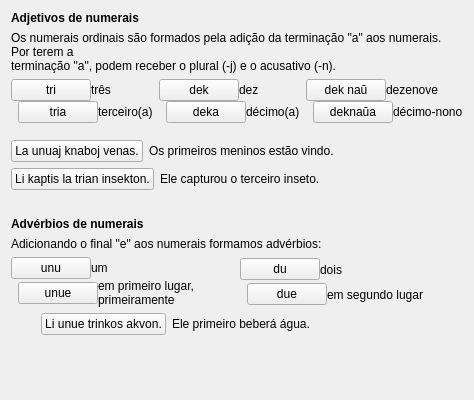
     <widget class="QWidget" name="tab_27">
      <attribute name="icon">
       <iconset resource="ikonoj.qrc">
        <normaloff>:/ikonoj/leciono.png</normaloff>:/ikonoj/leciono.png</iconset>
      </attribute>
      <attribute name="title">
       <string>4</string>
      </attribute>
      <layout class="QVBoxLayout" name="verticalLayout_19" stretch="1,1,1,1,1,2,1,5">
       <item>
        <widget class="titolo" name="Lec03_Label7">
         <property name="font">
          <font>
           <weight>75</weight>
           <bold>true</bold>
          </font>
         </property>
         <property name="text">
          <string>Adjetivos de numerais</string>
         </property>
        </widget>
       </item>
       <item>
        <widget class="QLabel" name="Lec03_Label261">
         <property name="text">
          <string>Os numerais ordinais são formados pela adição da terminação &quot;a&quot; aos numerais. Por terem a 
terminação &quot;a&quot;, podem receber o plural (-j) e o acusativo (-n).</string>
         </property>
         <property name="wordWrap">
          <bool>true</bool>
         </property>
        </widget>
       </item>
       <item>
        <layout class="QHBoxLayout" name="horizontalLayout_11">
         <item>
          <layout class="QVBoxLayout" name="verticalLayout_101">
           <property name="spacing">
            <number>0</number>
           </property>
           <item>
            <layout class="QHBoxLayout" name="horizontalLayout_238" stretch="3,1">
             <item>
              <widget class="klakbutono" name="Lec03_Button348">
               <property name="sizePolicy">
                <sizepolicy hsizetype="Maximum" vsizetype="Fixed">
                 <horstretch>0</horstretch>
                 <verstretch>0</verstretch>
                </sizepolicy>
               </property>
               <property name="maximumSize">
                <size>
                 <width>16777215</width>
                 <height>16777215</height>
                </size>
               </property>
               <property name="text">
                <string>tri</string>
               </property>
              </widget>
             </item>
             <item>
              <widget class="QLabel" name="Lec03_Label15">
               <property name="text">
                <string>três</string>
               </property>
               <property name="wordWrap">
                <bool>true</bool>
               </property>
              </widget>
             </item>
            </layout>
           </item>
           <item>
            <layout class="QHBoxLayout" name="horizontalLayout_239" stretch="0,3,1">
             <item>
              <widget class="label_sago_reversa" name="label_88">
               <property name="sizePolicy">
                <sizepolicy hsizetype="Maximum" vsizetype="Preferred">
                 <horstretch>0</horstretch>
                 <verstretch>0</verstretch>
                </sizepolicy>
               </property>
               <property name="maximumSize">
                <size>
                 <width>16777215</width>
                 <height>16777215</height>
                </size>
               </property>
               <property name="text">
                <string/>
               </property>
               <property name="pixmap">
                <pixmap resource="ikonoj.qrc">:/ikonoj/sago_revena.png</pixmap>
               </property>
               <property name="alignment">
                <set>Qt::AlignRight|Qt::AlignTrailing|Qt::AlignVCenter</set>
               </property>
              </widget>
             </item>
             <item>
              <widget class="klakbutono" name="Lec03_Button1">
               <property name="sizePolicy">
                <sizepolicy hsizetype="Maximum" vsizetype="Fixed">
                 <horstretch>0</horstretch>
                 <verstretch>0</verstretch>
                </sizepolicy>
               </property>
               <property name="maximumSize">
                <size>
                 <width>16777215</width>
                 <height>16777215</height>
                </size>
               </property>
               <property name="text">
                <string>tria</string>
               </property>
              </widget>
             </item>
             <item>
              <widget class="QLabel" name="Lec03_Label262">
               <property name="text">
                <string>terceiro(a)</string>
               </property>
               <property name="wordWrap">
                <bool>true</bool>
               </property>
              </widget>
             </item>
            </layout>
           </item>
          </layout>
         </item>
         <item>
          <layout class="QVBoxLayout" name="verticalLayout_102">
           <property name="spacing">
            <number>0</number>
           </property>
           <item>
            <layout class="QHBoxLayout" name="horizontalLayout_240" stretch="3,1">
             <item>
              <widget class="klakbutono" name="Lec03_Button349">
               <property name="sizePolicy">
                <sizepolicy hsizetype="Maximum" vsizetype="Fixed">
                 <horstretch>0</horstretch>
                 <verstretch>0</verstretch>
                </sizepolicy>
               </property>
               <property name="maximumSize">
                <size>
                 <width>16777215</width>
                 <height>16777215</height>
                </size>
               </property>
               <property name="text">
                <string>dek</string>
               </property>
              </widget>
             </item>
             <item>
              <widget class="QLabel" name="Lec03_Label16">
               <property name="text">
                <string>dez</string>
               </property>
               <property name="wordWrap">
                <bool>true</bool>
               </property>
              </widget>
             </item>
            </layout>
           </item>
           <item>
            <layout class="QHBoxLayout" name="horizontalLayout_241" stretch="0,3,1">
             <item>
              <widget class="label_sago_reversa" name="label_92">
               <property name="sizePolicy">
                <sizepolicy hsizetype="Maximum" vsizetype="Preferred">
                 <horstretch>0</horstretch>
                 <verstretch>0</verstretch>
                </sizepolicy>
               </property>
               <property name="maximumSize">
                <size>
                 <width>16777215</width>
                 <height>16777215</height>
                </size>
               </property>
               <property name="text">
                <string/>
               </property>
               <property name="pixmap">
                <pixmap resource="ikonoj.qrc">:/ikonoj/sago_revena.png</pixmap>
               </property>
               <property name="alignment">
                <set>Qt::AlignRight|Qt::AlignTrailing|Qt::AlignVCenter</set>
               </property>
              </widget>
             </item>
             <item>
              <widget class="klakbutono" name="Lec03_Button2">
               <property name="sizePolicy">
                <sizepolicy hsizetype="Maximum" vsizetype="Fixed">
                 <horstretch>0</horstretch>
                 <verstretch>0</verstretch>
                </sizepolicy>
               </property>
               <property name="maximumSize">
                <size>
                 <width>16777215</width>
                 <height>16777215</height>
                </size>
               </property>
               <property name="text">
                <string>deka</string>
               </property>
              </widget>
             </item>
             <item>
              <widget class="QLabel" name="Lec03_Label263">
               <property name="text">
                <string>décimo(a)</string>
               </property>
               <property name="wordWrap">
                <bool>true</bool>
               </property>
              </widget>
             </item>
            </layout>
           </item>
          </layout>
         </item>
         <item>
          <layout class="QVBoxLayout" name="verticalLayout_103">
           <property name="spacing">
            <number>0</number>
           </property>
           <item>
            <layout class="QHBoxLayout" name="horizontalLayout_242" stretch="3,1">
             <item>
              <widget class="klakbutono" name="Lec03_Button351">
               <property name="sizePolicy">
                <sizepolicy hsizetype="Maximum" vsizetype="Fixed">
                 <horstretch>0</horstretch>
                 <verstretch>0</verstretch>
                </sizepolicy>
               </property>
               <property name="maximumSize">
                <size>
                 <width>16777215</width>
                 <height>16777215</height>
                </size>
               </property>
               <property name="text">
                <string>dek naŭ</string>
               </property>
              </widget>
             </item>
             <item>
              <widget class="QLabel" name="Lec03_Label18">
               <property name="text">
                <string>dezenove</string>
               </property>
               <property name="wordWrap">
                <bool>true</bool>
               </property>
              </widget>
             </item>
            </layout>
           </item>
           <item>
            <layout class="QHBoxLayout" name="horizontalLayout_243" stretch="0,3,1">
             <item>
              <widget class="label_sago_reversa" name="label_95">
               <property name="sizePolicy">
                <sizepolicy hsizetype="Maximum" vsizetype="Preferred">
                 <horstretch>0</horstretch>
                 <verstretch>0</verstretch>
                </sizepolicy>
               </property>
               <property name="maximumSize">
                <size>
                 <width>16777215</width>
                 <height>16777215</height>
                </size>
               </property>
               <property name="text">
                <string/>
               </property>
               <property name="pixmap">
                <pixmap resource="ikonoj.qrc">:/ikonoj/sago_revena.png</pixmap>
               </property>
               <property name="alignment">
                <set>Qt::AlignRight|Qt::AlignTrailing|Qt::AlignVCenter</set>
               </property>
              </widget>
             </item>
             <item>
              <widget class="klakbutono" name="Lec03_Button4">
               <property name="sizePolicy">
                <sizepolicy hsizetype="Maximum" vsizetype="Fixed">
                 <horstretch>0</horstretch>
                 <verstretch>0</verstretch>
                </sizepolicy>
               </property>
               <property name="maximumSize">
                <size>
                 <width>16777215</width>
                 <height>16777215</height>
                </size>
               </property>
               <property name="text">
                <string>deknaŭa</string>
               </property>
              </widget>
             </item>
             <item>
              <widget class="QLabel" name="Lec03_Label265">
               <property name="text">
                <string>décimo-nono</string>
               </property>
               <property name="wordWrap">
                <bool>true</bool>
               </property>
              </widget>
             </item>
            </layout>
           </item>
          </layout>
         </item>
        </layout>
       </item>
       <item>
        <spacer name="verticalSpacer_7">
         <property name="orientation">
          <enum>Qt::Vertical</enum>
         </property>
         <property name="sizeHint" stdset="0">
          <size>
           <width>20</width>
           <height>6</height>
          </size>
         </property>
        </spacer>
       </item>
       <item>
        <layout class="QVBoxLayout" name="verticalLayout_104">
         <item>
          <layout class="QHBoxLayout" name="horizontalLayout_244" stretch="3,1">
           <item>
            <widget class="klakbutono" name="Lec03_Button352">
             <property name="sizePolicy">
              <sizepolicy hsizetype="Maximum" vsizetype="Fixed">
               <horstretch>0</horstretch>
               <verstretch>0</verstretch>
              </sizepolicy>
             </property>
             <property name="maximumSize">
              <size>
               <width>16777215</width>
               <height>16777215</height>
              </size>
             </property>
             <property name="text">
              <string>La unuaj knaboj venas.</string>
             </property>
            </widget>
           </item>
           <item>
            <widget class="QLabel" name="Lec03_Label266">
             <property name="text">
              <string>Os primeiros meninos estão vindo.</string>
             </property>
             <property name="wordWrap">
              <bool>true</bool>
             </property>
            </widget>
           </item>
          </layout>
         </item>
         <item>
          <layout class="QHBoxLayout" name="horizontalLayout_245" stretch="3,1">
           <item>
            <widget class="klakbutono" name="Lec03_Button353">
             <property name="sizePolicy">
              <sizepolicy hsizetype="Maximum" vsizetype="Fixed">
               <horstretch>0</horstretch>
               <verstretch>0</verstretch>
              </sizepolicy>
             </property>
             <property name="maximumSize">
              <size>
               <width>16777215</width>
               <height>16777215</height>
              </size>
             </property>
             <property name="text">
              <string>Li kaptis la trian insekton.</string>
             </property>
            </widget>
           </item>
           <item>
            <widget class="QLabel" name="Lec03_Label267">
             <property name="text">
              <string>Ele capturou o terceiro inseto.</string>
             </property>
             <property name="wordWrap">
              <bool>true</bool>
             </property>
            </widget>
           </item>
          </layout>
         </item>
        </layout>
       </item>
       <item>
        <spacer name="verticalSpacer_2">
         <property name="orientation">
          <enum>Qt::Vertical</enum>
         </property>
         <property name="sizeHint" stdset="0">
          <size>
           <width>20</width>
           <height>40</height>
          </size>
         </property>
        </spacer>
       </item>
       <item>
        <layout class="QVBoxLayout" name="verticalLayout_110">
         <item>
          <widget class="titolo" name="Lec03_Label8">
           <property name="font">
            <font>
             <weight>75</weight>
             <bold>true</bold>
            </font>
           </property>
           <property name="text">
            <string>Advérbios de numerais</string>
           </property>
          </widget>
         </item>
         <item>
          <widget class="QLabel" name="Lec03_Label268">
           <property name="text">
            <string>Adicionando o final &quot;e&quot; aos numerais formamos advérbios:</string>
           </property>
           <property name="wordWrap">
            <bool>true</bool>
           </property>
          </widget>
         </item>
         <item>
          <layout class="QHBoxLayout" name="horizontalLayout_253">
           <item>
            <layout class="QVBoxLayout" name="verticalLayout_105">
             <property name="spacing">
              <number>0</number>
             </property>
             <item>
              <layout class="QHBoxLayout" name="horizontalLayout_246" stretch="3,1">
               <item>
                <widget class="klakbutono" name="Lec03_Button355">
                 <property name="sizePolicy">
                  <sizepolicy hsizetype="Maximum" vsizetype="Fixed">
                   <horstretch>0</horstretch>
                   <verstretch>0</verstretch>
                  </sizepolicy>
                 </property>
                 <property name="maximumSize">
                  <size>
                   <width>16777215</width>
                   <height>16777215</height>
                  </size>
                 </property>
                 <property name="text">
                  <string>unu</string>
                 </property>
                </widget>
               </item>
               <item>
                <widget class="QLabel" name="Lec03_Label17">
                 <property name="text">
                  <string>um</string>
                 </property>
                 <property name="wordWrap">
                  <bool>true</bool>
                 </property>
                </widget>
               </item>
              </layout>
             </item>
             <item>
              <layout class="QHBoxLayout" name="horizontalLayout_247" stretch="0,3,1">
               <item>
                <widget class="label_sago_reversa" name="label_100">
                 <property name="sizePolicy">
                  <sizepolicy hsizetype="Maximum" vsizetype="Preferred">
                   <horstretch>0</horstretch>
                   <verstretch>0</verstretch>
                  </sizepolicy>
                 </property>
                 <property name="maximumSize">
                  <size>
                   <width>16777215</width>
                   <height>16777215</height>
                  </size>
                 </property>
                 <property name="text">
                  <string/>
                 </property>
                 <property name="pixmap">
                  <pixmap resource="ikonoj.qrc">:/ikonoj/sago_revena.png</pixmap>
                 </property>
                 <property name="alignment">
                  <set>Qt::AlignRight|Qt::AlignTrailing|Qt::AlignVCenter</set>
                 </property>
                </widget>
               </item>
               <item>
                <widget class="klakbutono" name="Lec03_Button5">
                 <property name="sizePolicy">
                  <sizepolicy hsizetype="Maximum" vsizetype="Fixed">
                   <horstretch>0</horstretch>
                   <verstretch>0</verstretch>
                  </sizepolicy>
                 </property>
                 <property name="maximumSize">
                  <size>
                   <width>16777215</width>
                   <height>16777215</height>
                  </size>
                 </property>
                 <property name="text">
                  <string>unue</string>
                 </property>
                </widget>
               </item>
               <item>
                <widget class="QLabel" name="Lec03_Label269">
                 <property name="text">
                  <string>em primeiro lugar, primeiramente</string>
                 </property>
                 <property name="wordWrap">
                  <bool>true</bool>
                 </property>
                </widget>
               </item>
              </layout>
             </item>
            </layout>
           </item>
           <item>
            <layout class="QVBoxLayout" name="verticalLayout_106">
             <property name="spacing">
              <number>0</number>
             </property>
             <item>
              <layout class="QHBoxLayout" name="horizontalLayout_248" stretch="3,1">
               <item>
                <widget class="klakbutono" name="Lec03_Button354">
                 <property name="sizePolicy">
                  <sizepolicy hsizetype="Maximum" vsizetype="Fixed">
                   <horstretch>0</horstretch>
                   <verstretch>0</verstretch>
                  </sizepolicy>
                 </property>
                 <property name="maximumSize">
                  <size>
                   <width>16777215</width>
                   <height>16777215</height>
                  </size>
                 </property>
                 <property name="text">
                  <string>du</string>
                 </property>
                </widget>
               </item>
               <item>
                <widget class="QLabel" name="Lec03_Label19">
                 <property name="text">
                  <string>dois</string>
                 </property>
                 <property name="wordWrap">
                  <bool>true</bool>
                 </property>
                </widget>
               </item>
              </layout>
             </item>
             <item>
              <layout class="QHBoxLayout" name="horizontalLayout_249" stretch="0,3,1">
               <item>
                <widget class="label_sago_reversa" name="label_103">
                 <property name="sizePolicy">
                  <sizepolicy hsizetype="Maximum" vsizetype="Preferred">
                   <horstretch>0</horstretch>
                   <verstretch>0</verstretch>
                  </sizepolicy>
                 </property>
                 <property name="maximumSize">
                  <size>
                   <width>16777215</width>
                   <height>16777215</height>
                  </size>
                 </property>
                 <property name="text">
                  <string/>
                 </property>
                 <property name="pixmap">
                  <pixmap resource="ikonoj.qrc">:/ikonoj/sago_revena.png</pixmap>
                 </property>
                 <property name="alignment">
                  <set>Qt::AlignRight|Qt::AlignTrailing|Qt::AlignVCenter</set>
                 </property>
                </widget>
               </item>
               <item>
                <widget class="klakbutono" name="Lec03_Button6">
                 <property name="sizePolicy">
                  <sizepolicy hsizetype="Maximum" vsizetype="Fixed">
                   <horstretch>0</horstretch>
                   <verstretch>0</verstretch>
                  </sizepolicy>
                 </property>
                 <property name="maximumSize">
                  <size>
                   <width>16777215</width>
                   <height>16777215</height>
                  </size>
                 </property>
                 <property name="text">
                  <string>due</string>
                 </property>
                </widget>
               </item>
               <item>
                <widget class="QLabel" name="Lec03_Label270">
                 <property name="text">
                  <string>em segundo lugar</string>
                 </property>
                 <property name="wordWrap">
                  <bool>true</bool>
                 </property>
                </widget>
               </item>
              </layout>
             </item>
            </layout>
           </item>
          </layout>
         </item>
         <item>
          <layout class="QHBoxLayout" name="horizontalLayout_251">
           <item>
            <layout class="QHBoxLayout" name="horizontalLayout_250" stretch="3,1">
             <property name="leftMargin">
              <number>30</number>
             </property>
             <property name="rightMargin">
              <number>0</number>
             </property>
             <item>
              <widget class="klakbutono" name="Lec03_Button356">
               <property name="sizePolicy">
                <sizepolicy hsizetype="Maximum" vsizetype="Fixed">
                 <horstretch>0</horstretch>
                 <verstretch>0</verstretch>
                </sizepolicy>
               </property>
               <property name="maximumSize">
                <size>
                 <width>16777215</width>
                 <height>16777215</height>
                </size>
               </property>
               <property name="text">
                <string>Li unue trinkos akvon.</string>
               </property>
              </widget>
             </item>
             <item>
              <widget class="QLabel" name="Lec03_Label271">
               <property name="text">
                <string>Ele primeiro beberá água.</string>
               </property>
               <property name="wordWrap">
                <bool>true</bool>
               </property>
              </widget>
             </item>
            </layout>
           </item>
          </layout>
         </item>
        </layout>
       </item>
       <item>
        <spacer name="verticalSpacer_3">
         <property name="orientation">
          <enum>Qt::Vertical</enum>
         </property>
         <property name="sizeHint" stdset="0">
          <size>
           <width>20</width>
           <height>40</height>
          </size>
         </property>
        </spacer>
       </item>
      </layout>
     </widget>
